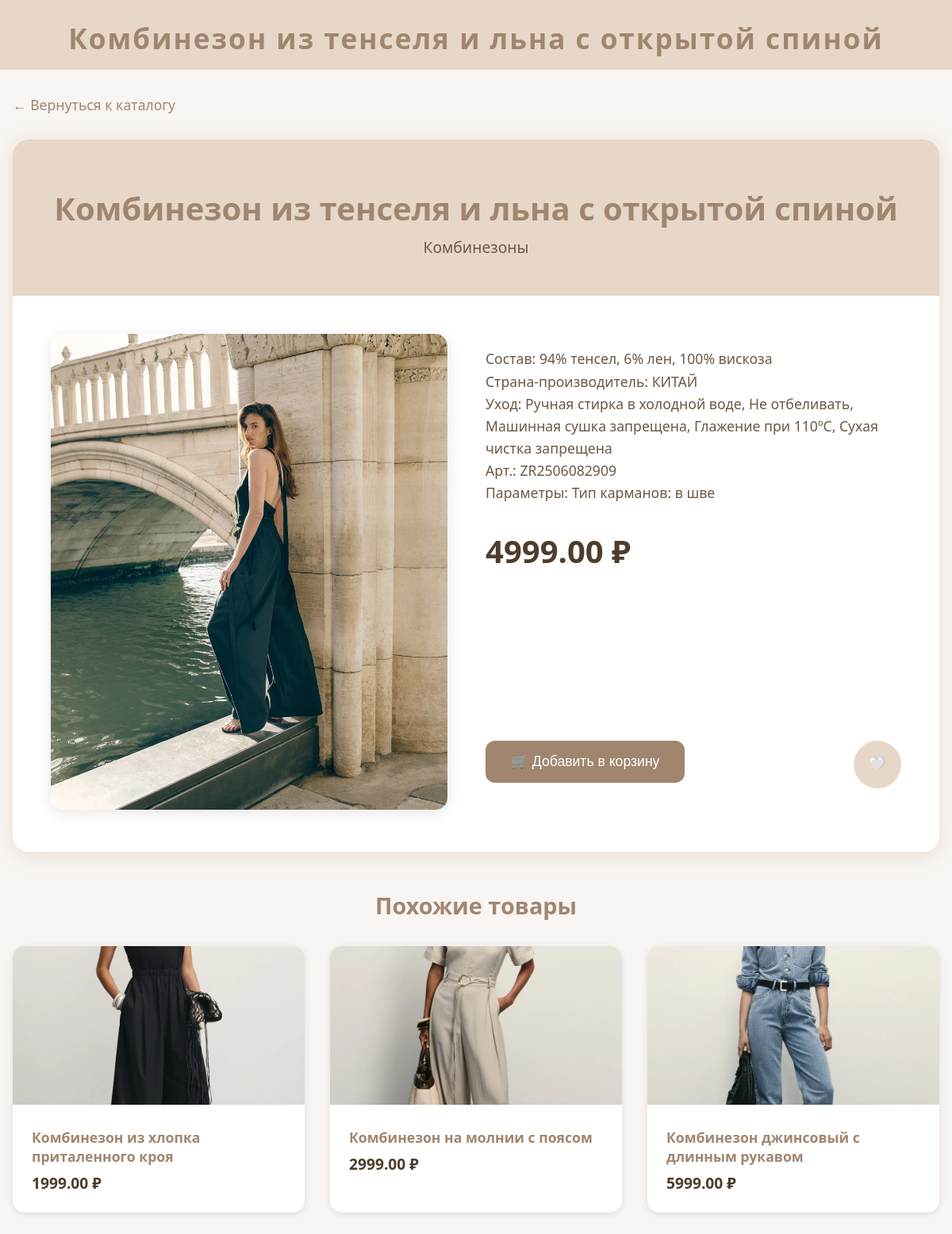
Page /shop/product/19/ on the committed database.
### shop/models.py (models this page shows, shortened)
class Product(models.Model):
    name = models.CharField('Название', max_length=120)
    description = models.TextField('Описание', blank=True)
    price = models.DecimalField('Цена', max_digits=8, decimal_places=2)
    old_price = models.DecimalField('Старая цена', max_digits=8, decimal_places=2, null=True, blank=True)
    image = models.ImageField('Изображение', upload_to='products/')
    category = models.CharField('Категория', max_length=60, blank=True)
    is_new = models.BooleanField('Новинка', default=False)
    is_popular = models.BooleanField('Популярное', default=False)
    is_sale = models.BooleanField('Распродажа', default=False)
    created_at = models.DateTimeField('Дата добавления', auto_now_add=True)

### shop/views.py (the view)
# urls.py: path('product/<int:product_id>/', views.product_detail, name='product_detail'),
def product_detail(request, product_id):
    product = get_object_or_404(Product, id=product_id)
    cart_items = []
    cart_total = 0
    if request.session.session_key:
        cart_items = CartItem.objects.filter(session_key=request.session.session_key)
        cart_total = sum(item.get_total_price() for item in cart_items)
    is_favorite = False
    if request.user.is_authenticated:
        is_favorite = Favorite.objects.filter(user=request.user, product=product).exists()
    elif request.session.session_key:
        is_favorite = Favorite.objects.filter(session_key=request.session.session_key, product=product).exists()
    similar_products = Product.objects.filter(category=product.category).exclude(id=product.id)[:4]
    context = {
        'product': product,
        'cart_items': cart_items,
        'cart_total': cart_total,
        'cart_count': len(cart_items),
        'is_favorite': is_favorite,
        'similar_products': similar_products,
    }
    return render(request, 'shop/product_detail.html', context)

### shop/templates/shop/product_detail.html (shortened to what this page needs)
<!DOCTYPE html>
<html lang="ru">
<head>
</head>
<body>
    <div class="header">
        {{ product.name }}
    </div>
    <div class="container">
        <a href="{% url 'product_list' %}" class="back-link">← Вернуться к каталогу</a>
        <div class="product-detail">
            <div class="product-header">
                <h1 class="product-title">{{ product.name }}</h1>
                <div class="product-category">{{ product.category }}</div>
            </div>
            <div class="product-content">
                <div class="product-image">
                    {% if product.image %}
                        <img src="{{ product.image.url }}" alt="{{ product.name }}">
                    {% else %}
                        <div style="width:100%;height:600px;background:#f8f5f2;display:flex;align-items:center;justify-content:center;color:#ccc;border-radius:15px;">
                            Нет фото
                        </div>
                    {% endif %}
                </div>
                <div class="product-info">
                    <div>
                        <div class="product-description">
                            {{ product.description|linebreaks }}
                        </div>
                        <div class="product-price">
                            {{ product.price }} ₽
                        </div>
                    </div>
                    <div class="product-actions">
                        <form method="post" action="{% url 'add_to_cart' product.id %}" class="add-to-cart-form" style="flex: 1;">
                            <button type="submit" class="btn btn-primary">
                                🛒 Добавить в корзину
                            </button>
                        </form>
                        <button class="btn btn-secondary {% if is_favorite %}active{% endif %}"
                                onclick="toggleFavorite({{ product.id }}, this)">
                            {% if is_favorite %}❤️{% else %}🤍{% endif %}
                        </button>
                    </div>
                </div>
            </div>
        </div>
        {% if similar_products %}
        <div class="similar-products">
            <h2 class="similar-title">Похожие товары</h2>
            <div class="similar-grid">
                {% for similar in similar_products %}
                <div class="similar-card" onclick="window.location.href='{% url 'product_detail' similar.id %}'">
                    {% if similar.image %}
                        <img src="{{ similar.image.url }}" alt="{{ similar.name }}">
                    {% else %}
                        <div style="width:100%;height:200px;background:#f8f5f2;display:flex;align-items:center;justify-content:center;color:#ccc;">
                            Нет фото
                        </div>
                    {% endif %}
                    <div class="similar-card-content">
                        <div class="similar-card-title">{{ similar.name }}</div>
                        <div class="similar-card-price">{{ similar.price }} ₽</div>
                    </div>
                </div>
                {% endfor %}
            </div>
        </div>
        {% endif %}
    </div>
</body>
</html>

### shop/templates/shop/product_detail.html (style rules this page uses)
body { margin: 0; font-family: 'Segoe UI', Arial, sans-serif; background: #f8f5f2; color: #4e3d2c; }
.header { background: #e7d7c9; padding: 1.5rem 0 1rem 0; text-align: center; font-size: 2.2rem; font-weight: bold; color: #a1866f; letter-spacing: 2px; position: relative; }
.container { max-width: 1200px; margin: 0 auto; padding: 2rem 1rem; }
.product-detail { background: white; border-radius: 20px; box-shadow: 0 4px 24px #e7d7c9cc; overflow: hidden; margin-bottom: 3rem; }
.product-header { background: #e7d7c9; padding: 2rem; text-align: center; }
.product-title { font-size: 2.5rem; color: #a1866f; margin-bottom: 0.5rem; font-weight: bold; }
.product-category { font-size: 1.2rem; color: #6d5843; margin-bottom: 1rem; }
.product-content { display: flex; gap: 3rem; padding: 3rem; }
.product-image { flex: 1; max-width: 500px; }
.product-image img { width: 100%; height: 600px; object-fit: cover; border-radius: 15px; box-shadow: 0 4px 20px rgba(0,0,0,0.1); }
.product-info { flex: 1; display: flex; flex-direction: column; justify-content: space-between; }
.product-description { font-size: 1.1rem; line-height: 1.6; color: #6d5843; margin-bottom: 2rem; }
.product-price { font-size: 2.5rem; color: #4e3d2c; font-weight: bold; margin-bottom: 2rem; }
.product-actions { display: flex; gap: 1rem; margin-bottom: 2rem; }
.btn { padding: 1rem 2rem; border: none; border-radius: 12px; font-size: 1.1rem; cursor: pointer; transition: all 0.2s; text-decoration: none; display: inline-flex; align-items: center; gap: 0.5rem; }
.btn-primary { background: #a1866f; color: white; flex: 1; }
.btn-secondary { background: #e7d7c9; color: #6d5843; padding: 1rem; border-radius: 50%; width: 60px; height: 60px; justify-content: center; }
.similar-products { margin-top: 3rem; }
.similar-title { font-size: 1.8rem; color: #a1866f; margin-bottom: 2rem; text-align: center; }
.similar-grid { display: grid; grid-template-columns: repeat(auto-fit, minmax(250px, 1fr)); gap: 2rem; }
.similar-card { background: white; border-radius: 15px; box-shadow: 0 2px 10px rgba(0,0,0,0.1); overflow: hidden; transition: transform 0.2s; cursor: pointer; }
.similar-card img { width: 100%; height: 200px; object-fit: cover; }
.similar-card-content { padding: 1.5rem; }
.similar-card-title { font-size: 1.1rem; color: #a1866f; margin-bottom: 0.5rem; font-weight: 600; }
.similar-card-price { font-size: 1.2rem; color: #4e3d2c; font-weight: bold; }
.back-link { display: inline-block; margin-bottom: 2rem; color: #a1866f; text-decoration: none; font-size: 1.1rem; transition: color 0.2s; }

### rows in the picture
Product: name "Комбинезон из тенселя и льна с открытой спиной", category "Комбинезоны", image (picture), description "Состав: 94% тенсел, 6% лен, 100% вискоза Страна-производитель: КИТАЙ Уход: Ручная стирка в холодной воде, Не отбеливать, Машинная сушка запрещена, Глажение при 110ºС, Сухая чистка запрещена Арт.: ZR2506082909 Параметры: Тип карманов: в шве", price "4999.00"
Product: image (picture), name "Комбинезон из хлопка приталенного кроя", price "1999.00"
Product: image (picture), name "Комбинезон на молнии с поясом", price "2999.00"
Product: image (picture), name "Комбинезон джинсовый с длинным рукавом", price "5999.00"
